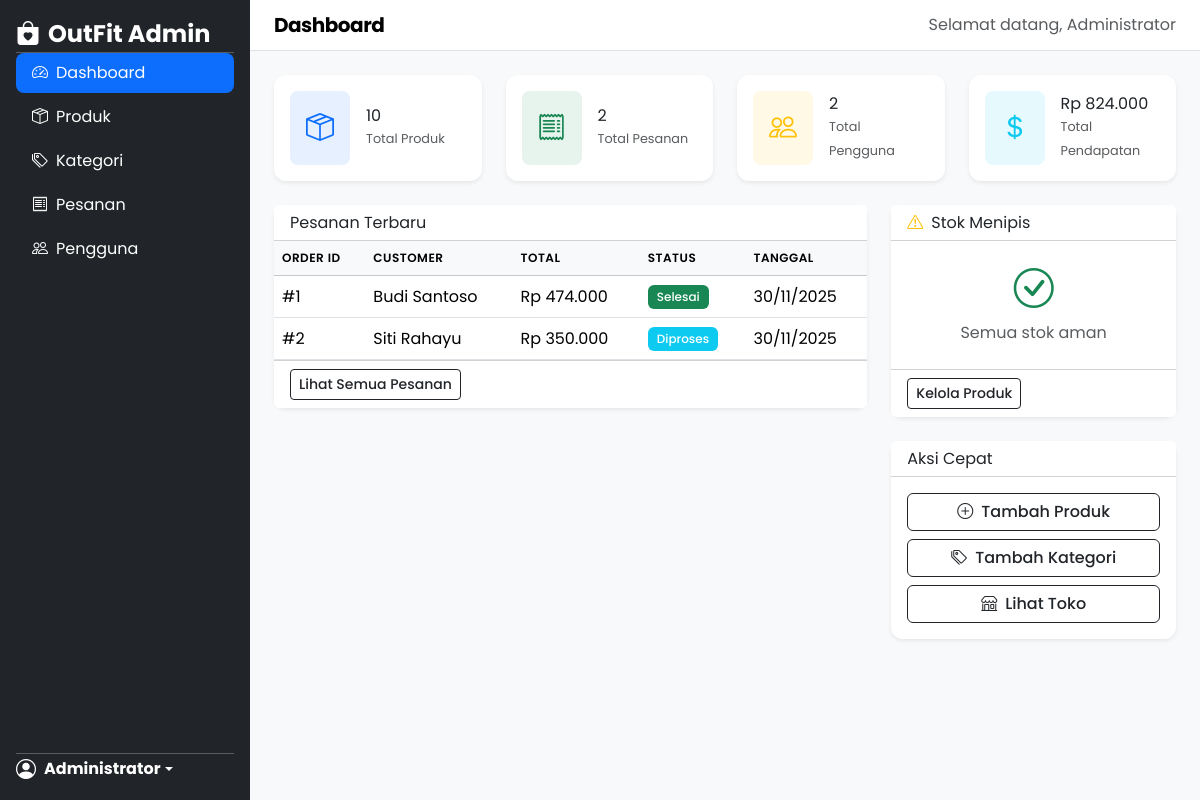
/admin/index.php (signed in), run on the app's committed database.
### tables this page shows
CREATE TABLE orders (
    id INT AUTO_INCREMENT PRIMARY KEY,
    user_id INT NOT NULL,
    total_amount DECIMAL(12, 2) NOT NULL,
    status ENUM('pending', 'processing', 'shipped', 'completed', 'cancelled') DEFAULT 'pending',
    shipping_address TEXT NOT NULL,
    created_at TIMESTAMP DEFAULT CURRENT_TIMESTAMP,
    updated_at TIMESTAMP DEFAULT CURRENT_TIMESTAMP ON UPDATE CURRENT_TIMESTAMP,
    FOREIGN KEY (user_id) REFERENCES users(id) ON DELETE CASCADE
);

CREATE TABLE users (
    id INT AUTO_INCREMENT PRIMARY KEY,
    name VARCHAR(100) NOT NULL,
    email VARCHAR(100) NOT NULL UNIQUE,
    password VARCHAR(255) NOT NULL,
    role ENUM('admin', 'user') DEFAULT 'user',
    phone VARCHAR(20) NULL,
    address TEXT NULL,
    created_at TIMESTAMP DEFAULT CURRENT_TIMESTAMP,
    updated_at TIMESTAMP DEFAULT CURRENT_TIMESTAMP ON UPDATE CURRENT_TIMESTAMP
);

### classes/User.php (called while the page is built, shortened)
<?php
require_once __DIR__ . '/Database.php';
class User
{
    private Database $db;
    private string $table = 'users';
    public function __construct()
    {
        $this->db = Database::getInstance();
    }
    public static function isLoggedIn(): bool
    {
        return isset($_SESSION['logged_in']) && $_SESSION['logged_in'] === true;
    }
    public static function getCurrentUser(): ?array
    {
        return [
            'id' => $_SESSION['user_id'],
            'name' => $_SESSION['user_name'],
            'email' => $_SESSION['user_email'],
            'role' => $_SESSION['user_role']
        ];
    }
    public function countByRole(string $role): int
    {
        $result = $this->db->selectOne(
            "SELECT COUNT(*) as total FROM {$this->table} WHERE role = :role",
            ['role' => $role]
        );
        return (int) $result['total'];
    }
}

### classes/Database.php (called while the page is built, shortened)
<?php
class Database
{
    private static ?Database $instance = null;
    private ?PDO $connection = null;
    private function __construct()
    {
        try {
            $dsn = "mysql:host=" . DB_HOST . ";dbname=" . DB_NAME . ";charset=" . DB_CHARSET;
            $options = [
                PDO::ATTR_ERRMODE => PDO::ERRMODE_EXCEPTION,
                PDO::ATTR_DEFAULT_FETCH_MODE => PDO::FETCH_ASSOC,
                PDO::ATTR_EMULATE_PREPARES => false,
            ];
            $this->connection = new PDO($dsn, DB_USER, DB_PASS, $options);
        } catch (PDOException $e) {
            die("Database connection failed: " . $e->getMessage());
        }
    }
    public static function getInstance(): Database
    {
        if (self::$instance === null) {
            self::$instance = new self();
        }
        return self::$instance;
    }
    public function select(string $sql, array $params = []): array
    {
        $stmt = $this->connection->prepare($sql);
        $stmt->execute($params);
        return $stmt->fetchAll();
    }
    public function selectOne(string $sql, array $params = []): ?array
    {
        $stmt = $this->connection->prepare($sql);
        $stmt->execute($params);
        $result = $stmt->fetch();
        return $result ?: null;
    }
}

### classes/Product.php (called while the page is built, shortened)
<?php
require_once __DIR__ . '/Database.php';
class Product
{
    private Database $db;
    private string $table = 'products';
    public function __construct()
    {
        $this->db = Database::getInstance();
    }
    public function count(): int
    {
        $result = $this->db->selectOne("SELECT COUNT(*) as total FROM {$this->table}");
        return (int) $result['total'];
    }
}

### classes/Order.php (called while the page is built, shortened)
<?php
require_once __DIR__ . '/Database.php';
require_once __DIR__ . '/Product.php';
class Order
{
    private Database $db;
    private string $table = 'orders';
    public function __construct()
    {
        $this->db = Database::getInstance();
    }
    public function count(): int
    {
        $result = $this->db->selectOne("SELECT COUNT(*) as total FROM {$this->table}");
        return (int) $result['total'];
    }
    public function getTotalRevenue(): float
    {
        $result = $this->db->selectOne(
            "SELECT SUM(total_amount) as total FROM {$this->table} WHERE status IN ('processing', 'shipped', 'completed')"
        );
        return (float) ($result['total'] ?? 0);
    }
    public function getRecent(int $limit = 5): array
    {
        return $this->db->select(
            "SELECT o.*, u.name as user_name
             FROM {$this->table} o
             JOIN users u ON o.user_id = u.id
             ORDER BY o.created_at DESC
             LIMIT {$limit}"
        );
    }
}

### admin/index.php (the view, shortened to what this page needs)
<?php
$baseUrl = '..';
require_once __DIR__ . '/../includes/header.php';
require_once __DIR__ . '/../classes/Product.php';
require_once __DIR__ . '/../classes/Order.php';
require_once __DIR__ . '/../classes/User.php';
$productModel = new Product();
$orderModel = new Order();
$userModel = new User();
$totalProducts = $productModel->count();
$totalOrders = $orderModel->count();
$totalUsers = $userModel->countByRole('user');
$totalRevenue = $orderModel->getTotalRevenue();
$recentOrders = $orderModel->getRecent(5);
$lowStockProducts = $productModel->getLowStock(10);
$statusLabels = [
    'pending' => 'Menunggu',
    'processing' => 'Diproses',
    'shipped' => 'Dikirim',
    'completed' => 'Selesai',
    'cancelled' => 'Dibatalkan'
];
$statusColors = [
    'pending' => 'warning',
    'processing' => 'info',
    'shipped' => 'primary',
    'completed' => 'success',
    'cancelled' => 'danger'
];
?>
<div class="d-flex">
    <?php require_once __DIR__ . '/../includes/sidebar.php'; ?>
    <div class="flex-grow-1">
        <nav class="navbar navbar-light bg-white border-bottom px-4">
            <span class="navbar-brand mb-0 h4">Dashboard</span>
            <span class="text-muted">Selamat datang, <?= htmlspecialchars($currentUser['name']) ?></span>
        </nav>
        <div class="p-4">
            <div class="row g-4 mb-4">
                <div class="col-sm-6 col-xl-3">
                    <div class="card border-0 shadow-sm h-100">
                        <div class="card-body">
                            <div class="d-flex align-items-center">
                                <div class="flex-shrink-0 bg-primary bg-opacity-10 rounded-3 p-3">
                                    <i class="bi bi-box-seam text-primary fs-3"></i>
                                </div>
                                <div class="ms-3">
                                    <h3 class="mb-0"><?= $totalProducts ?></h3>
                                    <small class="text-muted">Total Produk</small>
                                </div>
                            </div>
                        </div>
                    </div>
                </div>
                <div class="col-sm-6 col-xl-3">
                    <div class="card border-0 shadow-sm h-100">
                        <div class="card-body">
                            <div class="d-flex align-items-center">
                                <div class="flex-shrink-0 bg-success bg-opacity-10 rounded-3 p-3">
                                    <i class="bi bi-receipt text-success fs-3"></i>
                                </div>
                                <div class="ms-3">
                                    <h3 class="mb-0"><?= $totalOrders ?></h3>
                                    <small class="text-muted">Total Pesanan</small>
                                </div>
                            </div>
                        </div>
                    </div>
                </div>
                <div class="col-sm-6 col-xl-3">
                    <div class="card border-0 shadow-sm h-100">
                        <div class="card-body">
                            <div class="d-flex align-items-center">
                                <div class="flex-shrink-0 bg-warning bg-opacity-10 rounded-3 p-3">
                                    <i class="bi bi-people text-warning fs-3"></i>
                                </div>
                                <div class="ms-3">
                                    <h3 class="mb-0"><?= $totalUsers ?></h3>
                                    <small class="text-muted">Total Pengguna</small>
                                </div>
                            </div>
                        </div>
                    </div>
                </div>
                <div class="col-sm-6 col-xl-3">
                    <div class="card border-0 shadow-sm h-100">
                        <div class="card-body">
                            <div class="d-flex align-items-center">
                                <div class="flex-shrink-0 bg-info bg-opacity-10 rounded-3 p-3">
                                    <i class="bi bi-currency-dollar text-info fs-3"></i>
                                </div>
                                <div class="ms-3">
                                    <h6 class="mb-0">Rp <?= number_format($totalRevenue, 0, ',', '.') ?></h6>
                                    <small class="text-muted">Total Pendapatan</small>
                                </div>
                            </div>
                        </div>
                    </div>
                </div>
            </div>
            <div class="row g-4">
                <div class="col-lg-8">
                    <div class="card border-0 shadow-sm">
                        <div class="card-header bg-white d-flex justify-content-between align-items-center">
                            <h5 class="mb-0">Pesanan Terbaru</h5>
                        </div>
                        <div class="card-body p-0">
                            <?php if (empty($recentOrders)): ?>
                                <div class="text-center py-4">
                                    <i class="bi bi-inbox text-muted display-6"></i>
                                    <p class="text-muted mt-2 mb-0">Belum ada pesanan</p>
                                </div>
                            <?php else: ?>
                                <div class="table-responsive">
                                    <table class="table table-hover mb-0">
                                        <thead class="table-light">
                                            <tr>
                                                <th>Order ID</th>
                                                <th>Customer</th>
                                                <th>Total</th>
                                                <th>Status</th>
                                                <th>Tanggal</th>
                                            </tr>
                                        </thead>
                                        <tbody>
                                            <?php foreach ($recentOrders as $order): ?>
                                                <tr>
                                                    <td><a href="orders.php?id=<?= $order['id'] ?>" class="text-decoration-none">#<?= $order['id'] ?></a></td>
                                                    <td><?= htmlspecialchars($order['user_name']) ?></td>
                                                    <td>Rp <?= number_format($order['total_amount'], 0, ',', '.') ?></td>
                                                    <td>
                                                        <span class="badge bg-<?= $statusColors[$order['status']] ?>">
                                                            <?= $statusLabels[$order['status']] ?>
                                                        </span>
                                                    </td>
                                                    <td><?= date('d/m/Y', strtotime($order['created_at'])) ?></td>
                                                </tr>
                                            <?php endforeach; ?>
                                        </tbody>
                                    </table>
                                </div>
                            <?php endif; ?>
                        </div>
                        <div class="card-footer bg-white">
                            <a href="orders.php" class="btn btn-sm btn-outline-dark">Lihat Semua Pesanan</a>
                        </div>
                    </div>
                </div>
                <div class="col-lg-4">
                    <div class="card border-0 shadow-sm">
                        <div class="card-header bg-white">
                            <h5 class="mb-0"><i class="bi bi-exclamation-triangle text-warning me-2"></i>Stok Menipis</h5>
                        </div>
                        <div class="card-body p-0">
                            <?php if (empty($lowStockProducts)): ?>
                                <div class="text-center py-4">
                                    <i class="bi bi-check-circle text-success display-6"></i>
                                    <p class="text-muted mt-2 mb-0">Semua stok aman</p>
                                </div>
                            <?php endif; ?>
                        </div>
                        <div class="card-footer bg-white">
                            <a href="products.php" class="btn btn-sm btn-outline-dark">Kelola Produk</a>
                        </div>
                    </div>
                    <div class="card border-0 shadow-sm mt-4">
                        <div class="card-header bg-white">
                            <h5 class="mb-0">Aksi Cepat</h5>
                        </div>
                        <div class="card-body">
                            <div class="d-grid gap-2">
                                <a href="products.php?action=add" class="btn btn-outline-dark">
                                    <i class="bi bi-plus-circle me-2"></i>Tambah Produk
                                </a>
                                <a href="categories.php?action=add" class="btn btn-outline-dark">
                                    <i class="bi bi-tags me-2"></i>Tambah Kategori
                                </a>
                                <a href="<?= $baseUrl ?>/pages/home.php" class="btn btn-outline-dark" target="_blank">
                                    <i class="bi bi-shop me-2"></i>Lihat Toko
                                </a>
                            </div>
                        </div>
                    </div>
                </div>
            </div>
        </div>
    </div>
</div>
<?php require_once __DIR__ . '/../includes/footer.php'; ?>

### assets/css/style.css (style rules this page uses)
:root { --primary-color: #212529; --secondary-color: #6c757d; --accent-color: #6366f1; }
body { font-family: 'Poppins', sans-serif; background-color: #f8f9fa; }
.navbar { transition: all 0.3s ease; }
.navbar-brand { font-weight: 700; letter-spacing: -0.5px; }
.card { transition: transform 0.3s ease, box-shadow 0.3s ease; border-radius: 12px; }
.btn { font-weight: 500; transition: all 0.3s ease; }
.table { vertical-align: middle; }
.table th { font-weight: 600; text-transform: uppercase; font-size: 0.75rem; letter-spacing: 0.5px; }
.badge { font-weight: 500; padding: 0.5em 0.75em; }

### includes/header.php (style rules this page uses)
body { font-family: 'Poppins', sans-serif; }

### data on the page
orders: id "1", user.name "Budi Santoso", total_amount "474.000", status "Selesai", created_at "30/11/2025"
orders: id "2", user.name "Siti Rahayu", total_amount "350.000", status "Diproses", created_at "30/11/2025"

### other printed values
$currentUser['name'] "Administrator"
$totalProducts "10"
$totalOrders "2"
$totalUsers "2"
$totalRevenue "824.000"
